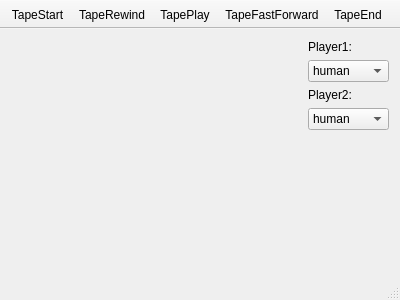
<?xml version="1.0" encoding="UTF-8"?>
<ui version="4.0">
 <class>MainWindow</class>
 <widget class="QMainWindow" name="MainWindow">
  <property name="geometry">
   <rect>
    <x>0</x>
    <y>0</y>
    <width>400</width>
    <height>300</height>
   </rect>
  </property>
  <property name="sizePolicy">
   <sizepolicy hsizetype="Expanding" vsizetype="Expanding">
    <horstretch>0</horstretch>
    <verstretch>0</verstretch>
   </sizepolicy>
  </property>
  <property name="windowTitle">
   <string>MainWindow</string>
  </property>
  <property name="toolButtonStyle">
   <enum>Qt::ToolButtonIconOnly</enum>
  </property>
  <property name="documentMode">
   <bool>false</bool>
  </property>
  <property name="tabShape">
   <enum>QTabWidget::Rounded</enum>
  </property>
  <property name="unifiedTitleAndToolBarOnMac">
   <bool>false</bool>
  </property>
  <widget class="QWidget" name="centralwidget">
   <property name="sizePolicy">
    <sizepolicy hsizetype="Expanding" vsizetype="Expanding">
     <horstretch>0</horstretch>
     <verstretch>0</verstretch>
    </sizepolicy>
   </property>
   <property name="maximumSize">
    <size>
     <width>16777215</width>
     <height>16777215</height>
    </size>
   </property>
   <layout class="QHBoxLayout" name="horizontalLayout">
    <item>
     <widget class="FieldWidget" name="widget" native="true">
      <property name="sizePolicy">
       <sizepolicy hsizetype="Expanding" vsizetype="Expanding">
        <horstretch>0</horstretch>
        <verstretch>0</verstretch>
       </sizepolicy>
      </property>
      <property name="autoFillBackground">
       <bool>false</bool>
      </property>
     </widget>
    </item>
    <item>
     <layout class="QVBoxLayout" name="verticalLayout">
      <item>
       <widget class="QLabel" name="label">
        <property name="text">
         <string>Player1:</string>
        </property>
       </widget>
      </item>
      <item>
       <widget class="QComboBox" name="cbPlayer1">
        <item>
         <property name="text">
          <string>human</string>
         </property>
        </item>
        <item>
         <property name="text">
          <string>computer</string>
         </property>
        </item>
       </widget>
      </item>
      <item>
       <widget class="QLabel" name="label_2">
        <property name="text">
         <string>Player2:</string>
        </property>
       </widget>
      </item>
      <item>
       <widget class="QComboBox" name="cbPlayer2">
        <item>
         <property name="text">
          <string>human</string>
         </property>
        </item>
        <item>
         <property name="text">
          <string>computer</string>
         </property>
        </item>
       </widget>
      </item>
      <item>
       <spacer name="verticalSpacer">
        <property name="orientation">
         <enum>Qt::Vertical</enum>
        </property>
        <property name="sizeHint" stdset="0">
         <size>
          <width>20</width>
          <height>108</height>
         </size>
        </property>
       </spacer>
      </item>
     </layout>
    </item>
   </layout>
  </widget>
  <widget class="QMenuBar" name="menuBar">
   <property name="geometry">
    <rect>
     <x>0</x>
     <y>0</y>
     <width>400</width>
     <height>21</height>
    </rect>
   </property>
  </widget>
  <widget class="QToolBar" name="mainToolBar">
   <property name="enabled">
    <bool>true</bool>
   </property>
   <property name="sizePolicy">
    <sizepolicy hsizetype="Preferred" vsizetype="Preferred">
     <horstretch>0</horstretch>
     <verstretch>0</verstretch>
    </sizepolicy>
   </property>
   <property name="maximumSize">
    <size>
     <width>16777215</width>
     <height>16777215</height>
    </size>
   </property>
   <property name="movable">
    <bool>false</bool>
   </property>
   <property name="allowedAreas">
    <set>Qt::LeftToolBarArea</set>
   </property>
   <property name="iconSize">
    <size>
     <width>32</width>
     <height>32</height>
    </size>
   </property>
   <property name="toolButtonStyle">
    <enum>Qt::ToolButtonIconOnly</enum>
   </property>
   <property name="floatable">
    <bool>false</bool>
   </property>
   <attribute name="toolBarArea">
    <enum>TopToolBarArea</enum>
   </attribute>
   <attribute name="toolBarBreak">
    <bool>false</bool>
   </attribute>
   <addaction name="actionTapeStart"/>
   <addaction name="actionTapeRewind"/>
   <addaction name="actionTapePlay"/>
   <addaction name="actionTapeFastForward"/>
   <addaction name="actionTapeEnd"/>
  </widget>
  <widget class="QStatusBar" name="statusBar"/>
  <action name="actionTapeStart">
   <property name="icon">
    <iconset resource="qtgui_res.qrc">
     <normaloff>:/Images/tape_icons/res/tape_icons/control_start_blue.png</normaloff>
     <disabledoff>:/Images/tape_icons/res/tape_icons/control_start.png</disabledoff>:/Images/tape_icons/res/tape_icons/control_start_blue.png</iconset>
   </property>
   <property name="text">
    <string>TapeStart</string>
   </property>
   <property name="toolTip">
    <string>TapeStart</string>
   </property>
  </action>
  <action name="actionTapeRewind">
   <property name="icon">
    <iconset resource="qtgui_res.qrc">
     <normaloff>:/Images/tape_icons/res/tape_icons/control_rewind_blue.png</normaloff>
     <disabledoff>:/Images/tape_icons/res/tape_icons/control_rewind.png</disabledoff>:/Images/tape_icons/res/tape_icons/control_rewind_blue.png</iconset>
   </property>
   <property name="text">
    <string>TapeRewind</string>
   </property>
  </action>
  <action name="actionTapePlay">
   <property name="checkable">
    <bool>false</bool>
   </property>
   <property name="checked">
    <bool>false</bool>
   </property>
   <property name="icon">
    <iconset resource="qtgui_res.qrc">
     <normaloff>:/Images/tape_icons/res/tape_icons/control_play_blue.png</normaloff>
     <normalon>:/Images/tape_icons/res/tape_icons/control_pause_blue.png</normalon>
     <disabledoff>:/Images/tape_icons/res/tape_icons/control_play.png</disabledoff>
     <disabledon>:/Images/tape_icons/res/tape_icons/control_pause.png</disabledon>:/Images/tape_icons/res/tape_icons/control_play_blue.png</iconset>
   </property>
   <property name="text">
    <string>TapePlay</string>
   </property>
  </action>
  <action name="actionTapeFastForward">
   <property name="icon">
    <iconset resource="qtgui_res.qrc">
     <normaloff>:/Images/tape_icons/res/tape_icons/control_fastforward_blue.png</normaloff>
     <disabledoff>:/Images/tape_icons/res/tape_icons/control_fastforward.png</disabledoff>:/Images/tape_icons/res/tape_icons/control_fastforward_blue.png</iconset>
   </property>
   <property name="text">
    <string>TapeFastForward</string>
   </property>
  </action>
  <action name="actionTapeEnd">
   <property name="icon">
    <iconset resource="qtgui_res.qrc">
     <normaloff>:/Images/tape_icons/res/tape_icons/control_end_blue.png</normaloff>
     <disabledoff>:/Images/tape_icons/res/tape_icons/control_end.png</disabledoff>:/Images/tape_icons/res/tape_icons/control_end_blue.png</iconset>
   </property>
   <property name="text">
    <string>TapeEnd</string>
   </property>
  </action>
 </widget>
 <layoutdefault spacing="6" margin="11"/>
 <customwidgets>
  <customwidget>
   <class>FieldWidget</class>
   <extends>QWidget</extends>
   <header>fieldwidget.h</header>
   <container>1</container>
  </customwidget>
 </customwidgets>
 <resources>
  <include location="qtgui_res.qrc"/>
 </resources>
 <connections/>
</ui>
